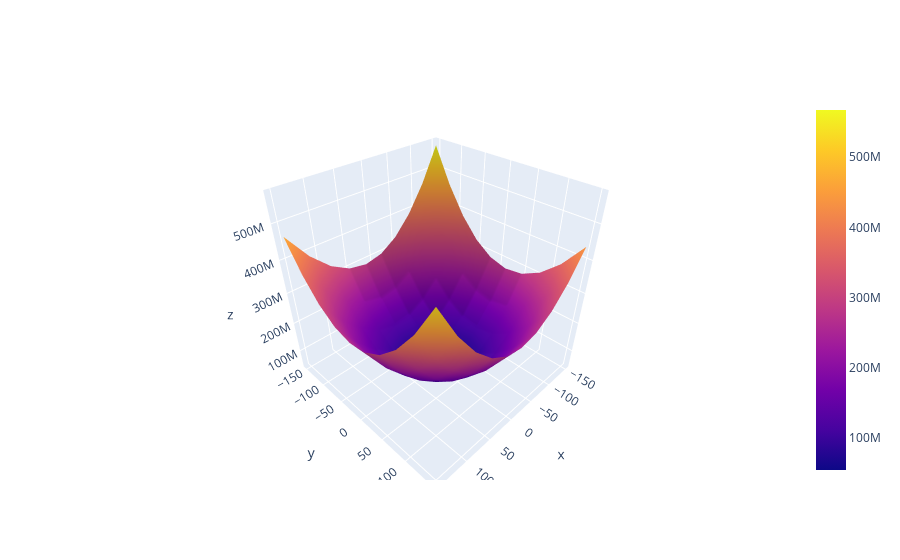

Notebook cell for this chart:
### Code cell
import plotly.graph_objects as go 
fig = go.Figure(data = [go.Surface(
    x = mg, y = bg, z = z
)])
fig.show()
title = "here_we_go.html"
fig.write_html(title)
import webbrowser as wb 
wb.open(title)
